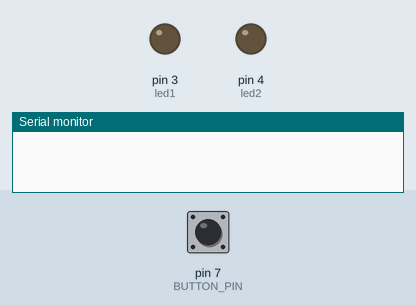
This sketch was run on a simulated Arduino Uno, built with avr-gcc and run on an emulated ATmega328P. Shown: output pins drawn as LEDs (lit = HIGH), the last lines printed to the serial monitor. Inputs (shaded band) come from the test bench; at power-on: pin 7 (BUTTON_PIN) HIGH.

Above: at 1.2 s.
1.3 s: pin 7 (BUTTON_PIN) pulled LOW for 0.15 s
At 1.8 s:
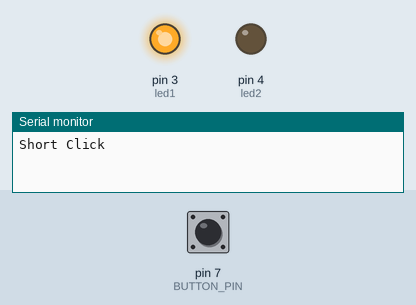
2.9 s: pin 7 (BUTTON_PIN) pulled LOW for 1 s
At 4.3 s:
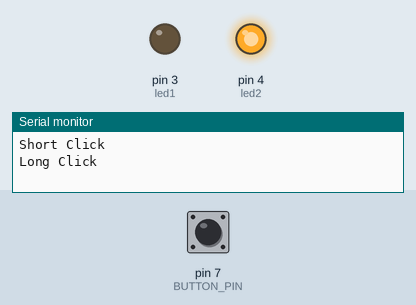
Timing chart, 0 to 5.9 s (numbered marks = the images above; inputs shaded):
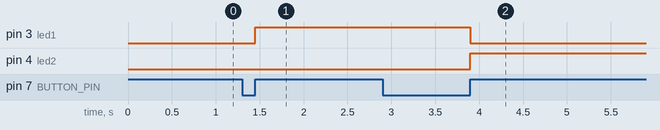

Measured:
- after the input at 1.3 s, pin 3 (led1): LOW → HIGH after 0.15 s
- after the input at 2.9 s, pin 3 (led1): HIGH → LOW after 1.0 s; pin 4 (led2): LOW → HIGH after 1.0 s

The sketch:

short_and_long_clicks.ino
```cpp
const byte 	BUTTON_PIN = 7;
const byte led1 = 3;
const byte led2 = 4;

class Button{

  byte state;
  unsigned long buttonDownMs;

  public:
    void setup(){

      pinMode(BUTTON_PIN, INPUT_PULLUP);
      pinMode(led1, OUTPUT);
      pinMode(led2, OUTPUT);
      state = HIGH;
    }

  	void loop(){

      byte prevState = state;
      state = digitalRead(BUTTON_PIN);

      if(prevState == HIGH && state == LOW){

        buttonDownMs = millis();
      }
      else if (prevState == LOW && state == HIGH){

        if(millis() - buttonDownMs < 50){
          /*ignore*/
          Serial.println("ignore this for debounce");
        }
        else if (millis() - buttonDownMs < 250){

          //Short Click
          Serial.println("Short Click");
          digitalWrite(led1,1);
          digitalWrite(led2,0);
        }
        else{

          //Long Click
          Serial.println("Long Click");
          digitalWrite(led2,1);
          digitalWrite(led1,0);
        }
      }
  	}
};

Button btn;

void setup()
{
  Serial.begin(9600);

  btn.setup();
}

void loop()
{
  btn.loop();
}
```
